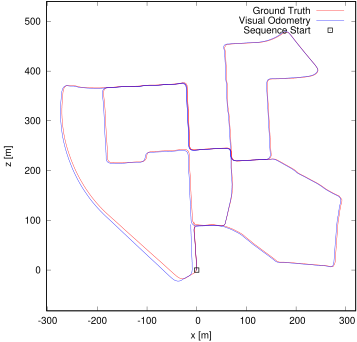

Generate this figure with gnuplot:
set term postscript eps enhanced color
set output "00.eps"
set size ratio -1
set xrange [-302:320]
set yrange [-82:540]
set xlabel "x [m]"
set ylabel "z [m]"
plot "00.txt" using 1:2 lc rgb "#FF0000" title 'Ground Truth' w lines,"00.txt" using 3:4 lc rgb "#0000FF" title 'Visual Odometry' w lines,"< head -1 00.txt" using 1:2 lc rgb "#000000" pt 4 ps 1 lw 2 title 'Sequence Start' w points
